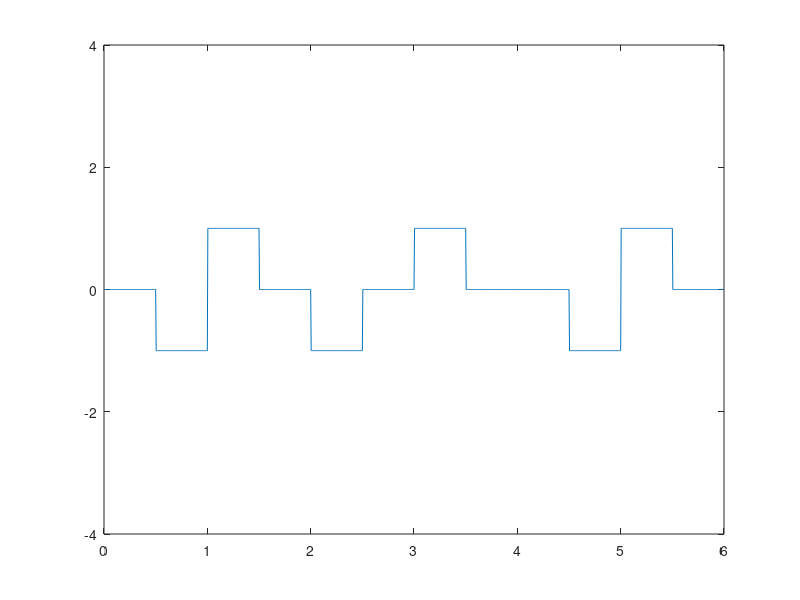

The MATLAB source for this figure:
bits=[0,1,1,0,1,0,1,0,0,1,1,0];

n=100;
bit_rate=2;
Time=length(bits)/bit_rate;
N=n*length(bits);
dt=Time/N;
t=0:dt:Time;

prev_vol=1;
amp=1;
amp=prev_vol*amp;
temp=amp;

for i=1:length(bits)
  if (bits(i)==1)
    amplitude(i)=-amp;
  
    amp=amplitude(i);
  else
    amplitude(i)=0;
   
  endif
endfor
x=1;

for i=1:length(t)
  y_valu(i)=amplitude(x);
  if t(i)*bit_rate>=x
    x=x+1;
  endif
endfor

plot(t,y_valu);
axis([0 Time -4 4]);

count=0;

for i=1:length(t)
   if t(i)*bit_rate>count
     count=count+1;
     if y_valu(i)==0
       ansbit(count)=0;
       
     else
       ansbit(count)=1;
     endif
   endif
 
  
endfor
disp("deomodulation");
disp(ansbit);
